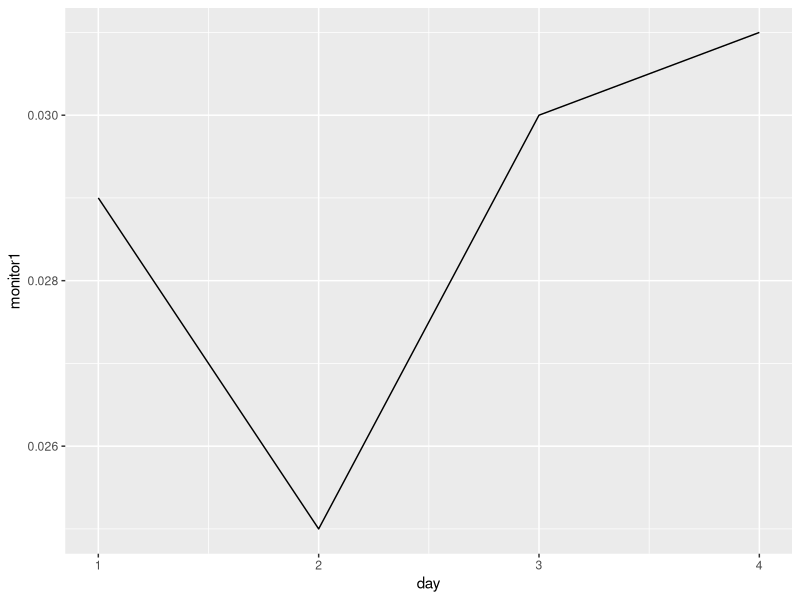
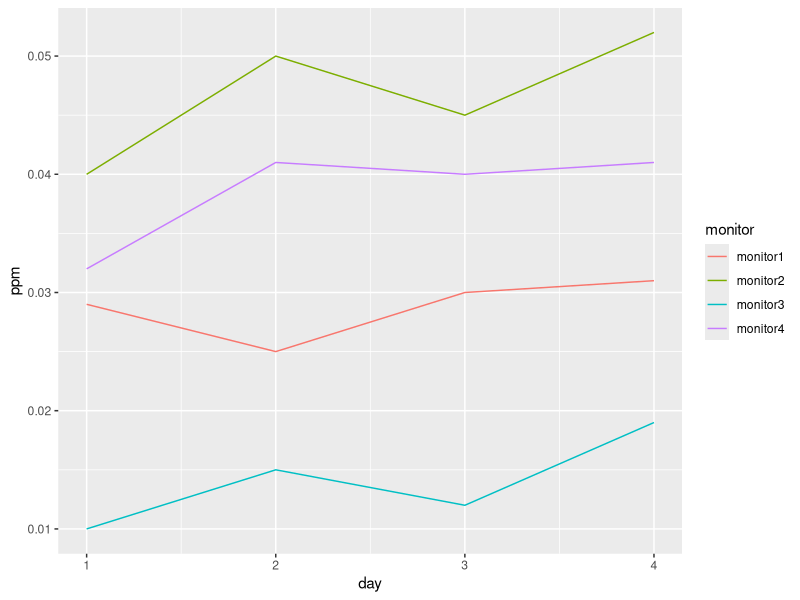

Write the R code that produced these figures, in order.
## ---- chunk 1
ozone_wide <- read.table(header=TRUE, text='
  day  monitor1  monitor2   monitor3  monitor4               
    1     0.029     0.040      0.010     0.032
    2     0.025     0.050      0.015     0.041
    3     0.030     0.045      0.012     0.040
    4     0.031     0.052      0.019     0.041
                       ')
## ---- chunk 2
library(ggplot2)

ggplot(ozone_wide, aes(day, monitor1)) + geom_line()
## ---- chunk 3
library(tidyr)
ozone_long <- gather(ozone_wide, key = "monitor", value = "ppm", monitor1:monitor4)
ozone_long
## ---- chunk 4
ggplot(ozone_long, aes(day, ppm, color = monitor)) + geom_line()
## ---- chunk 5
spread(ozone_long, key = "monitor", value = "ppm")
## ---- chunk 6
ozone_wide
## ---- chunk 7
ozone_long
